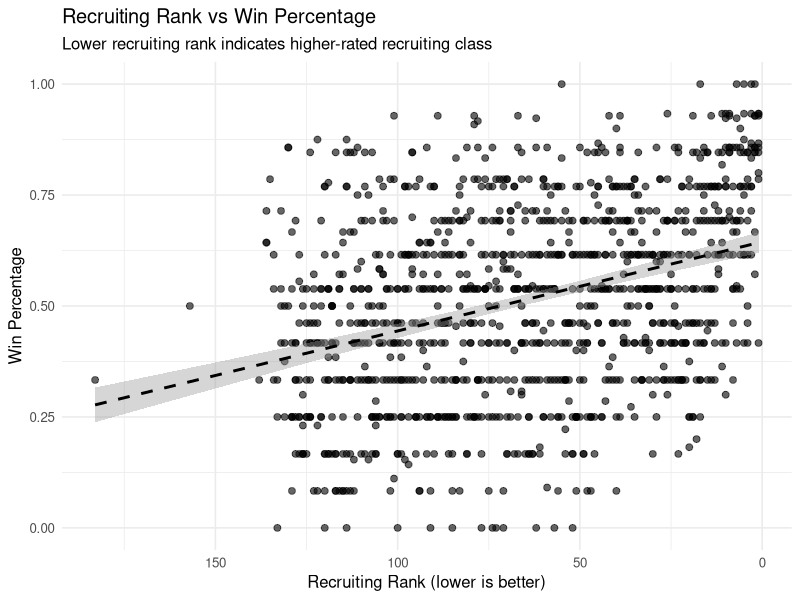
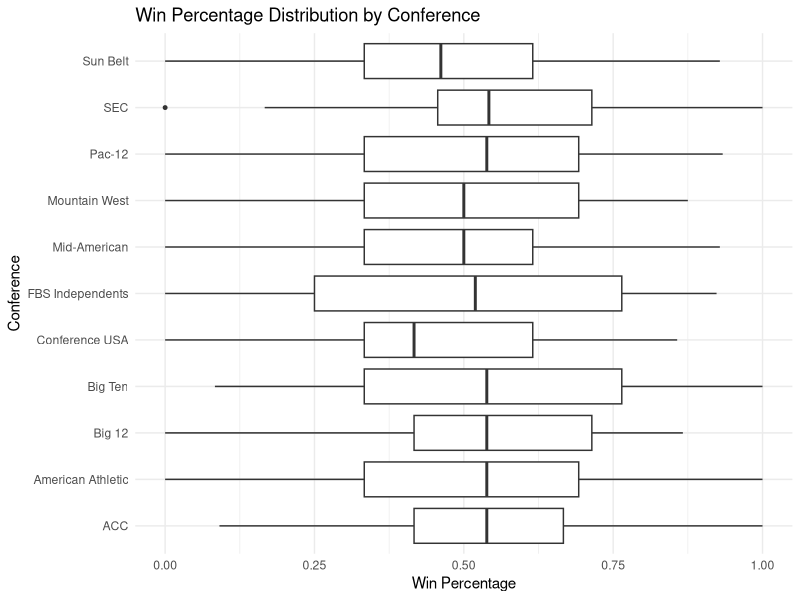
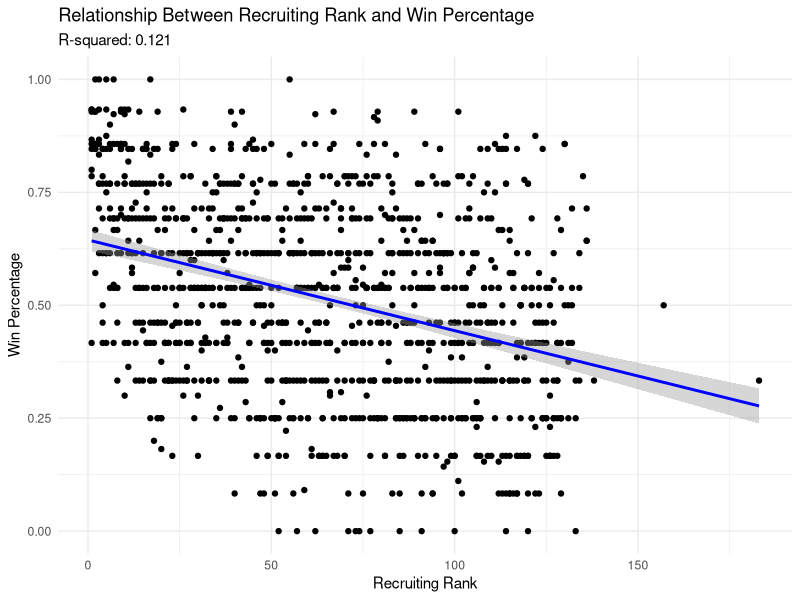

Write R code to recreate these figures, in order.
## ---- chunk 1
library(tidyverse)
library(broom)
library(scales) 
## ---- chunk 2
df <- read_csv("filtered_data.csv")

glimpse(df)

df <- df %>%
  mutate(
    recruiting_rank = as.numeric(recruiting_rank),
    total_wins = as.numeric(total_wins),
    talent_rating = as.numeric(talent_rating),
    win_pct = total_wins / total_games
  ) %>%
  filter(!is.na(recruiting_rank) & !is.na(win_pct), recruiting_rank > 0)

## ---- chunk 3
# Scatterplot with smoothing line (lower rank is better)
ggplot(df, aes(x = recruiting_rank, y = win_pct, label = team)) +
  geom_point(alpha = 0.6, size = 2) +
  geom_smooth(method = "lm", se = TRUE, color = "black", linetype = "dashed") +
  scale_x_reverse() + # if lower recruiting rank = better, reverse axis for readability
  labs(
    title = "Recruiting Rank vs Win Percentage",
    subtitle = "Lower recruiting rank indicates higher-rated recruiting class",
    x = "Recruiting Rank (lower is better)",
    y = "Win Percentage"
  ) +
  theme_minimal(base_size = 12)
## ---- chunk 4
# Boxplot by conference
# Boxplot by conference
ggplot(df, aes(x = conference, y = win_pct)) +
  geom_boxplot(outlier.size = 1) +
  coord_flip() +
  labs(title = "Win Percentage Distribution by Conference", x = "Conference", y = "Win Percentage") +
  theme_minimal(base_size = 11)

## ---- chunk 5
# Simple linear model (win_pct ~ recruiting_rank)
model <- lm(win_pct ~ recruiting_rank, data = df)
tidy(model, conf.int = TRUE) %>% print()

summary(model)$r.squared
glance <- glance(model)
glance %>% print()

ggplot(df, aes(x = recruiting_rank, y = win_pct)) +
  geom_point() +
  geom_smooth(method = "lm", se = TRUE, color = "blue") +
  labs(
    title = "Relationship Between Recruiting Rank and Win Percentage",
    subtitle = paste("R-squared:", round(summary(model)$r.squared, 3)), 
    x = "Recruiting Rank",
    y = "Win Percentage"
  ) +
  theme_minimal()
